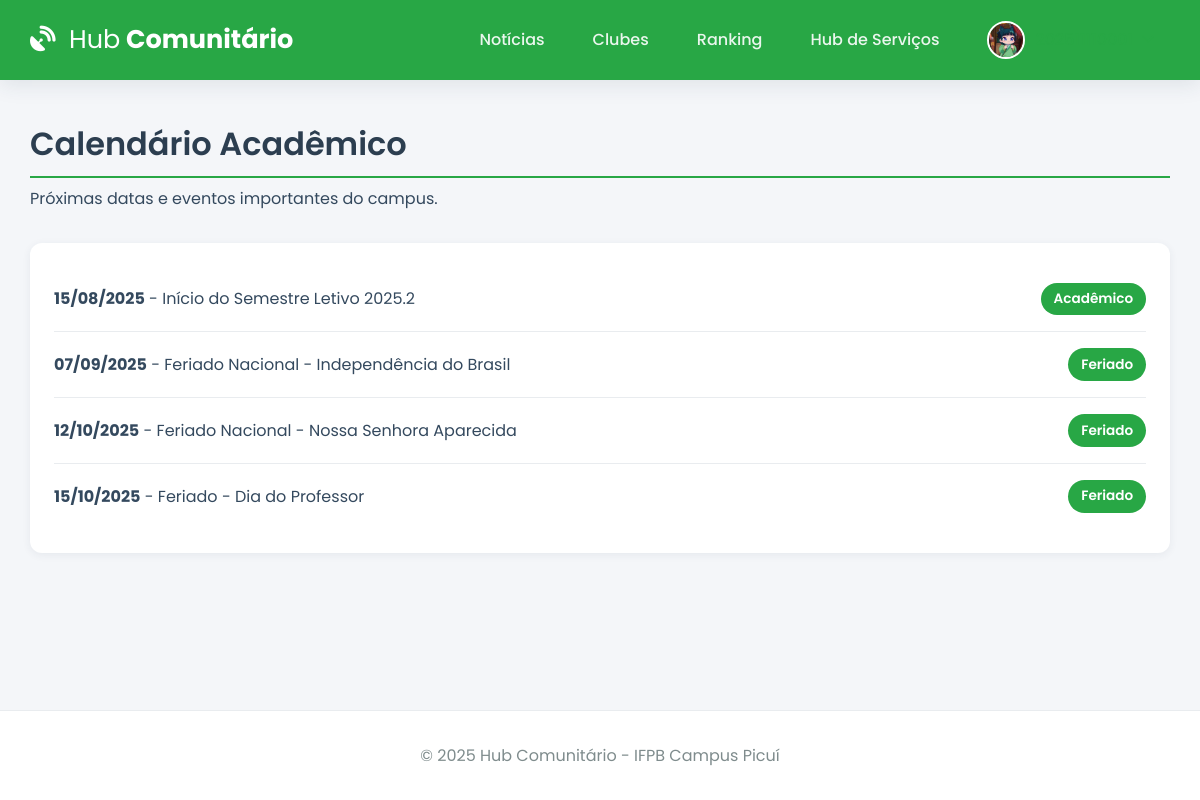
Page /calendario_academico (signed in) on the earlier database version.
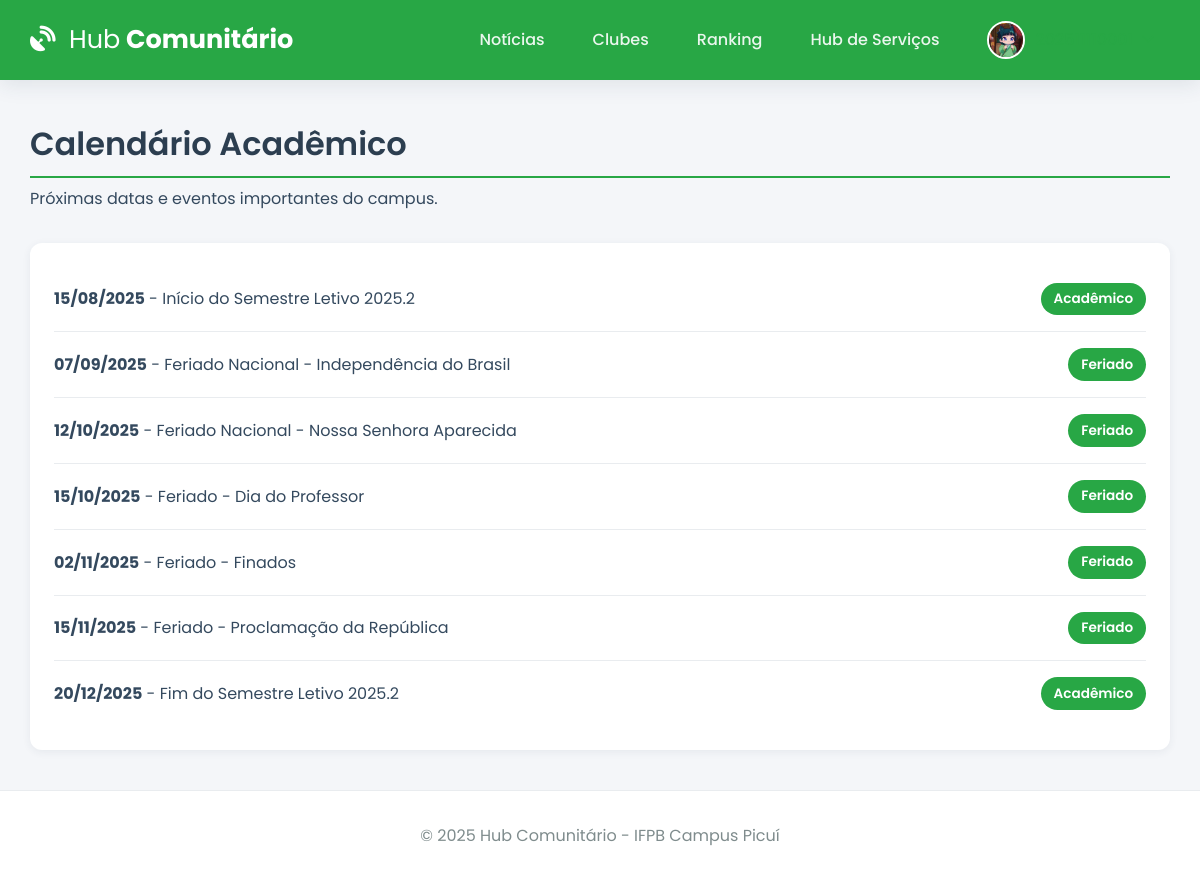
Same page on the later database version.
### tables this page shows
CREATE TABLE user (
    id INTEGER PRIMARY KEY AUTOINCREMENT,
    email TEXT UNIQUE NOT NULL,
    username TEXT UNIQUE NOT NULL,
    password_hash TEXT NOT NULL,
    image_file TEXT NOT NULL DEFAULT 'default.jpg'
);

CREATE TABLE calendario_academico (
    id INTEGER PRIMARY KEY AUTOINCREMENT,
    data TEXT NOT NULL,
    descricao TEXT NOT NULL,
    tipo TEXT NOT NULL
);

### app.py (the view)
@app.route('/calendario_academico')
@login_required
def calendario_academico():
    hoje = date.today().isoformat()
    eventos = get_db().execute("SELECT * FROM calendario_academico WHERE data >= ? ORDER BY data ASC", (hoje,)).fetchall()
    return render_template('calendario_academico.html', eventos=eventos)

### app.py (called while the page is built)
def get_db():
    if 'db' not in g:
        g.db = sqlite3.connect(app.config['DATABASE'], detect_types=sqlite3.PARSE_DECLTYPES)
        g.db.row_factory = sqlite3.Row
    return g.db

@app.context_processor
def inject_global_vars():
    return dict(g=g, current_year=datetime.now(timezone.utc).year, timedelta=timedelta)

@app.template_filter('format_date')
def format_date_filter(s):
    if not s: return ""
    try: return datetime.fromisoformat(s).strftime('%d/%m/%Y')
    except: return s

@app.before_request
def load_logged_in_user():
    user_id = session.get('user_id')
    g.user = get_db().execute('SELECT * FROM user WHERE id = ?', (user_id,)).fetchone() if user_id else None
    if user_id and g.user is None: session.clear()

def login_required(f):
    @wraps(f)
    def decorated_function(*args, **kwargs):
        if g.user is None:
            flash('Você precisa fazer login para acessar esta página.', 'warning')
            return redirect(url_for('login'))
        return f(*args, **kwargs)
    return decorated_function

### templates/calendario_academico.html (shortened to what this page needs)
{% extends 'base.html' %}
{% block content %}
<h1 class="page-header">Calendário Acadêmico</h1>
<p class="lead text-muted" style="margin-top: -1rem; margin-bottom: 2rem;">Próximas datas e eventos importantes do campus.</p>
<div class="card">
    <div class="card-body">
        {% if eventos %}
            <ul class="course-list">
                {% for evento in eventos %}
                    <li class="list-item">
                        <div>
                            <strong>{{ evento.data | format_date }}</strong> - {{ evento.descricao }}
                        </div>
                        <span class="vagas-badge">{{ evento.tipo }}</span>
                    </li>
                {% endfor %}
            </ul>
        {% else %}
            <div class="empty-state">
                <p>Nenhum evento futuro encontrado no calendário acadêmico.</p>
            </div>
        {% endif %}
    </div>
</div>
{% endblock %}

### templates/base.html (shortened to what this page needs)
<!DOCTYPE html>
<html lang="pt-br">
<head>
    <link rel="stylesheet" href="https://cdnjs.cloudflare.com/ajax/libs/font-awesome/6.5.2/css/all.min.css" xintegrity="sha512-SnH5WK+bZxgPHs44uWIX+LLJAJ9/2PkPKZ5QiAj6Ta86w+fsb2TkcmfRyVX3pBnMFcV7oQPJkl9QevSCWr3W6A==" />
    <link rel="stylesheet" href="{{ url_for('static', filename='css/style.css') }}">
</head>
<body>
    <header class="header">
        <div class="container">
            <nav class="navbar">
                <a class="navbar-brand" href="{{ url_for('index') }}">
                    <i class="fas fa-satellite-dish"></i> <strong>Hub</strong> Comunitário
                </a>
                <div class="nav-links" id="nav-links">
                    {% if g.user %}
                        <a class="nav-item" href="{{ url_for('noticias') }}">Notícias</a>
                        <a class="nav-item" href="{{ url_for('clubes') }}">Clubes</a>
                        <a class="nav-item" href="{{ url_for('ranking') }}">Ranking</a>
                        <a class="nav-item" href="{{ url_for('hub_servicos') }}">Hub de Serviços</a>
                        <div class="nav-item user-menu">
                             <a class="user-menu-trigger" href="#">
                                 <img src="{{ url_for('static', filename='profile_pics/' + g.user['image_file']) }}" class="nav-profile-image">
                                 <span>{{ g.user['username'] }}</span> <i class="fas fa-chevron-down dropdown-icon"></i>
                             </a>
                        </div>
                    {% else %}
                        <a href="{{ url_for('login') }}" class="nav-item">Entrar</a>
                        <a href="{{ url_for('register') }}" class="nav-item btn btn-outline">Registar</a>
                    {% endif %}
                </div>
            </nav>
        </div>
    </header>
    <main class="container">
        {% block content %}{% endblock %}
    </main>
    <footer class="footer">
        <p>&copy; {{ current_year }} Hub Comunitário - IFPB Campus Picuí</p>
    </footer>
</body>
</html>

### static/css/style.css (style rules this page uses)
:root { --ifpb-green: #28a745; --ifpb-green-dark: #218838; --dark-blue: #2c3e50; --light-gray: #ecf0f1; --medium-gray: #bdc3c7; --text-color: #34495e; --light-text: #7f8c8d; --background-color: #f4f6f9; --surface-color: #ffffff; --border-color: #e9ecef; --font-family-base: 'Poppins', sans-serif; --shadow-sm: 0 2px 8px rgba(44, 62, 80, 0.07); --shadow-md: 0 5px 20px rgba(44, 62, 80, 0.1); --border-radius: 12px; }
* { box-sizing: border-box; margin: 0; padding: 0; }
html { height: 100%; }
body { font-family: var(--font-family-base); background-color: var(--background-color); color: var(--text-color); display: flex; flex-direction: column; min-height: 100%; }
.container { width: 95%; max-width: 1200px; margin: 0 auto; }
main.container { flex-grow: 1; padding-top: 2.5rem; padding-bottom: 2.5rem; }
h1, h2, h3, h4 { font-weight: 600; color: var(--dark-blue); margin-bottom: 1.5rem; }
a { color: var(--ifpb-green); text-decoration: none; transition: color 0.2s; }
.header { background-color: var(--ifpb-green); padding: 0.8rem 0; box-shadow: var(--shadow-md); position: sticky; top: 0; z-index: 1000; }
.navbar { display: flex; justify-content: space-between; align-items: center; }
.navbar-brand { font-weight: 700; font-size: 1.6rem; color: var(--surface-color); }
.navbar-brand i { margin-right: 0.5rem; }
.navbar-brand strong { font-weight: 400; }
.nav-links { display: flex; align-items: center; gap: 1rem; }
.nav-item { color: rgba(255, 255, 255, 0.9); font-weight: 500; padding: 0.5rem 1rem; border-radius: var(--border-radius); transition: background-color 0.2s; }
.nav-profile-image { width: 38px; height: 38px; border-radius: 50%; margin-right: 10px; object-fit: cover; border: 2px solid var(--surface-color); }
.user-menu { position: relative; }
.user-menu-trigger { display: flex; align-items: center; cursor: pointer; }
.user-menu-trigger .dropdown-icon { font-size: 0.8em; margin-left: 0.5rem; transition: transform 0.2s; }
.card { background-color: var(--surface-color); border-radius: var(--border-radius); box-shadow: var(--shadow-sm); transition: all 0.3s ease-in-out; display: flex; flex-direction: column; height: 100%; }
.card .card-body { padding: 1.5rem; flex-grow: 1; }
.vagas-badge, .vagas-badge-lg { background-color: var(--ifpb-green); color: white; padding: 0.4rem 0.8rem; border-radius: 50px; font-size: 0.85rem; font-weight: 600; }
.course-list, .simple-list { list-style: none; }
.list-item { display: flex; justify-content: space-between; align-items: center; padding: 1rem 0; border-bottom: 1px solid var(--border-color); }
.list-item:last-child { border-bottom: none; }
.page-header { border-bottom: 2px solid var(--ifpb-green); padding-bottom: 0.5rem; }
.footer { padding: 2rem 0; background-color: var(--surface-color); text-align: center; margin-top: auto; border-top: 1px solid var(--border-color); }
.footer p { margin: 0; color: var(--light-text); }

Differences in the rows shown:
added calendario_academico: data "02/11/2025", descricao "Feriado - Finados", tipo "Feriado"
added calendario_academico: data "15/11/2025", descricao "Feriado - Proclamação da República", tipo "Feriado"
added calendario_academico: data "20/12/2025", descricao "Fim do Semestre Letivo 2025.2", tipo "Acadêmico"
